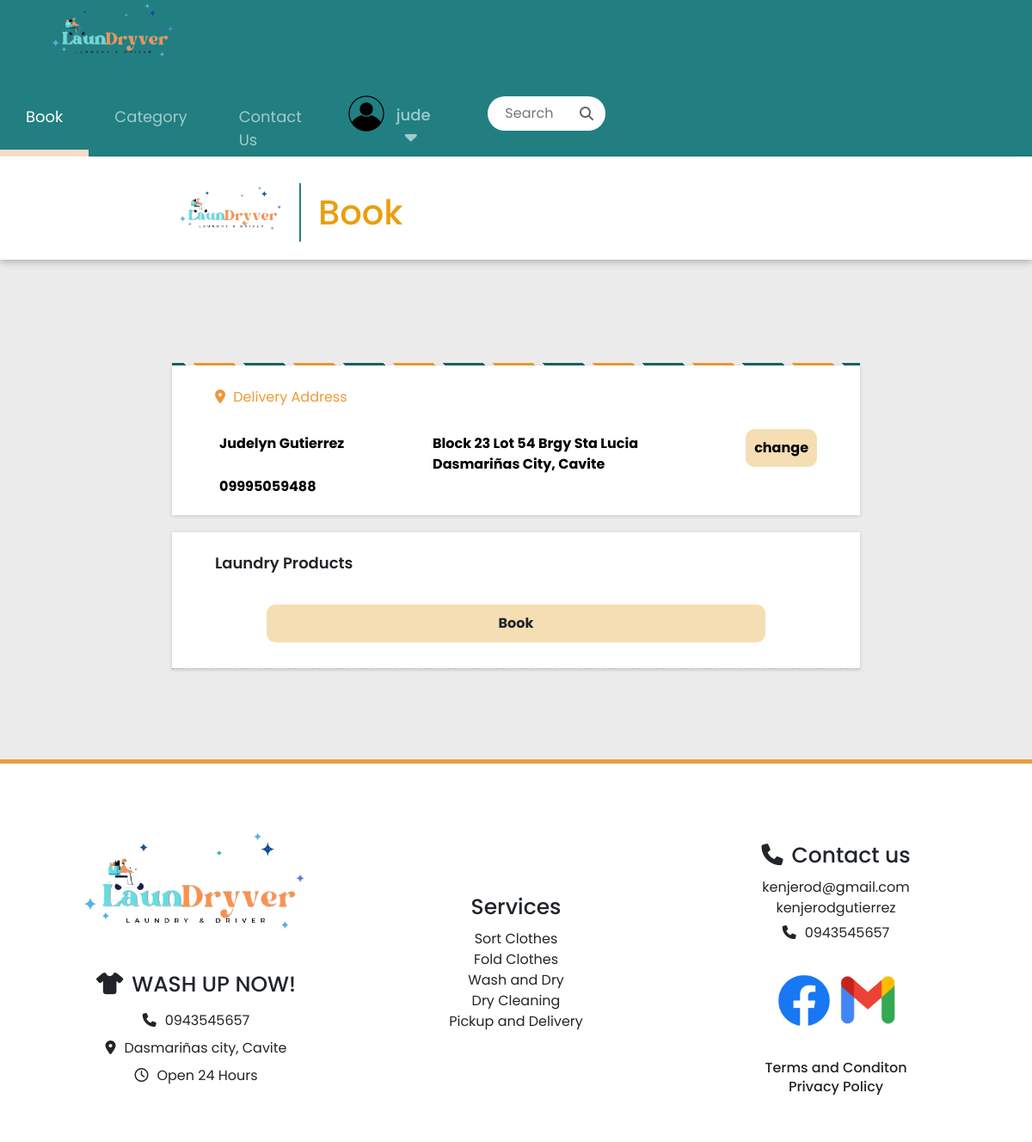
The app's page /LDsystem/Mainsystem.php (signed in) with its own data.
### tables this page shows
CREATE TABLE `customers_address` (
  `address_id` int(255) NOT NULL,
  `fullname` varchar(255) NOT NULL,
  `contact` varchar(255) NOT NULL,
  `address` varchar(255) NOT NULL,
  `user_id` int(255) NOT NULL
);

### class/viewData.php (the view, shortened to what this page needs)
<?php
     class view extends config{
        public function viewAcc(){
            $id = $_SESSION['user_id'];
            $con = $this->con();
            $sql = "SELECT * FROM `customers_address` WHERE user_id = $id";
            $data = $con->prepare($sql);
            $data->execute();
            $result = $data->fetchAll();
            foreach($result as $data){
            echo "<div class ='addr'>
                    <span class='num'>
                        <p>". $data['fullname'] ."</p>
                       <p>". $data['contact'] ."</p>
                    </span>
                    <span class='adres'>
                        <p>". $data['address'] ."</p>
                    </span>";
            }
        }
}
?>

### LDsystem/Mainsystem.css (style rules this page uses)
* { margin: 0; padding: 0; font-family: 'Poppins', sans-serif; scroll-behavior: smooth; }
body { background: rgb(235, 235, 235); }
.address p { margin-bottom: 25px; color: #ef9835; }
.addr { display: flex; justify-content: space-between; gap: 3rem; }
.addr p { color: black; font-weight: bold; height: 50px; margin-bottom: 0; padding: 5px; }
.num p { width: 200px; }

### records on screen
customers_address: fullname "Judelyn Gutierrez", contact "09995059488", address "Block 23 Lot 54 Brgy Sta Lucia Dasmariñas City, Cavite"

### other values on screen
$_SESSION["username"] "jude"
